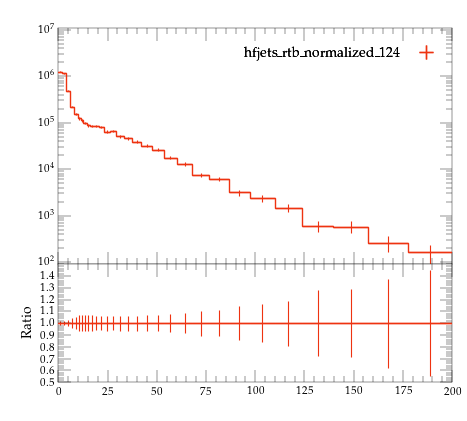

Reproduce this figure in Python.
#! /usr/bin/env python

# This Python script was auto-generated using YODA v2.0.2.
# Analysis object: /MC_HFJETS_NOTNORM/ptCHadrLead
# Timestamp: 29-07-2026 (17:28:04)

import matplotlib as mpl
import matplotlib.pyplot as plt
mpl.use('Agg') # comment out for interactive use
import os
import numpy as np

plotDir = os.path.split(os.path.realpath(__file__))[0]
if 'YODA_USER_PLOT_PATH' in globals():
    plot_outdir = globals()['YODA_USER_PLOT_PATH']
else:
    plot_outdir = plotDir

#plot style
plt.style.use(os.path.join(plotDir, '../default.mplstyle'))
# plot metadata
figW, figH = plt.rcParams['figure.figsize']
ax_xLabel = r''
ax_yLabel = r''
ax_title  = r''
ax_xScale = 'linear'
ax_yScale = 'log'
xLims = (0.0, 200.0)
yLims = (90.0, 11000000.0)

# TeX-friendly labels for the legend
labels = {
    'legend' : ([ r"hfjets\_rtb\_normalized\_124" ], r""),
}

# Adjust canvas width and height
canvasW = 10.0
canvasH = 9.0
figW *= canvasW/10.
figH *= canvasH/9.

# Create figure and axis objects
fig, (ax, ratio0_ax) = plt.subplots(2, 1, sharex=True,
                  figsize=(figW,figH), gridspec_kw={'height_ratios': (6.0, 3.0)})

# Set figure margins
plt.subplots_adjust(
    left   = 1.0 * plt.rcParams['figure.subplot.left'],
    right  = 1.0 * plt.rcParams['figure.subplot.right'],
    top    = 1.0 * plt.rcParams['figure.subplot.top'],
    bottom = 1.0 * plt.rcParams['figure.subplot.bottom'])

ratio0_ax.yaxis.set_major_locator(mpl.ticker.MultipleLocator(0.1))
ratio0_ax.set_ylim(0.5, 1.4999)
ratio0_ax.set_ylabel('Ratio')

# the numerical data is stored in a separate file
dataf = dict()
prefix = os.path.split(__file__)[0]
if prefix:    prefix = prefix + '/'
exec(open(prefix+'ptCHadrLead__data.py').read(), dataf)


legend_handles = dict() # keep track of handles for the legend

# style options for curves
# starts at zorder>=5 to draw curve on top of legend
styles = {
  'hfjets_rtb_normalized_124.yoda.gz': {
    'color' : '#EE3311',
    'linestyle' : '-',
    'linewidth' : 1,
    'marker' : 'none',
    'markersize' : 2,
    'capsize' : 0.0,
    'zorder' : 5,
    'histstyle' : 1,
    'drawstyle' : 'steps-pre',
    'xerrorbars' : 1,
    'yerrorbars' : 1,
    'fillcolor' : None,
    'fillopacity' : 1.0,
    'ratio0_linestyle' : '-',
    'ratio0_linewidth' : 1,
    'ratio0_marker' : 'none',
    'ratio0_markersize' : 2,
    'ratio0_capsize' : 0.0,
    'ratio0_zorder' : 5,
    'ratio0_histstyle' : 1,
    'ratio0_drawstyle' : 'steps-pre',
    'ratio0_xerrorbars' : 1,
    'ratio0_yerrorbars' : 1,
  },
}

# curve from input yoda files in main panel
for label, yvals in dataf['yvals'].items():
    if all(np.isnan(v) for v in dataf['yvals'][label]):
        continue
    tmp = None
    if styles[label]['histstyle']: # draw as histogram
        xpos = dataf['xedges'][label] if styles[label]['drawstyle'] else dataf['xpoints'][label]
        ypos = np.insert(yvals, 0, yvals[0]) if styles[label]['drawstyle'] else yvals
        if styles[label]['fillcolor']: # fill area below curve
            ax.fill_between(xpos, ypos, step='pre',
                            color=styles[label]['fillcolor'],
                            alpha=styles[label]['fillopacity'])
        tmp, = ax.plot(xpos, ypos,
                       color=styles[label]['color'],
                       linestyle=styles[label]['linestyle'],
                       linewidth=styles[label]['linewidth'],
                       drawstyle=styles[label]['drawstyle'], solid_joinstyle='miter',
                       zorder=styles[label]['zorder'], label=label)
    tmp = ax.errorbar(dataf['xpoints'][label], yvals,
                      xerr=np.array(dataf['xerrs'][label])*styles[label]['xerrorbars'],
                      yerr=np.array(dataf['yerrs'][label])*styles[label]['yerrorbars'],
                      fmt=styles[label]['marker'], capsize=styles[label]['capsize'],
                      markersize=styles[label]['markersize'],
                      ecolor=styles[label]['color'],
                      color=styles[label]['color'], zorder=styles[label]['zorder'])
    tmp[-1][0].set_linestyle(styles[label]['linestyle'])
    tmp[-1][0].set_linewidth(styles[label]['linewidth'])
    if label in dataf['add_legend_handle']:  legend_handles[label] = tmp
    for varLabel in dataf['variation_yvals'].keys():
        if varLabel.startswith(label):
            tmp, = ax.plot(dataf['xedges'][label], dataf['variation_yvals'][varLabel],
                           color=styles[label]['color'],
                           linestyle=styles[label]['linestyle'],
                           linewidth=styles[label]['linewidth'],
                           drawstyle='steps-pre', solid_joinstyle='miter',
                           zorder=styles[label]['zorder'], alpha=0.5)


# plots on ratio panel
# curve from input yoda files in ratio panel
for label, yvals in dataf['ratio0_yvals'].items():
    if all(np.isnan(v) for v in yvals):
        continue
    if styles[label]['ratio0_histstyle']: # plot as histogram
        xpos = dataf['xedges']['hfjets_rtb_normalized_124.yoda.gz'] if styles[label]['ratio0_drawstyle'] else dataf['xpoints']['hfjets_rtb_normalized_124.yoda.gz']
        ypos = np.insert(yvals, 0, yvals[0]) if styles[label]['ratio0_drawstyle'] else yvals
        ratio0_ax.plot(xpos, ypos,
                       color=styles[label]['color'],
                       linewidth=styles[label]['linewidth'],
                       linestyle=styles[label]['ratio0_linestyle'],
                       drawstyle=styles[label]['ratio0_drawstyle'], zorder=styles[label]['zorder'],
                       solid_joinstyle='miter')
    tmp = ratio0_ax.errorbar(dataf['xpoints']['hfjets_rtb_normalized_124.yoda.gz'], yvals,
                             xerr=np.array(dataf['ref_xerrs'])*styles[label]['ratio0_xerrorbars'],
                             yerr=np.array(dataf['ratio0_yerrs'][label])*styles[label]['ratio0_yerrorbars'],
                             fmt=styles[label]['ratio0_marker'], capsize=styles[label]['ratio0_capsize'],
                             markersize=styles[label]['ratio0_markersize'],
                             ecolor=styles[label]['color'],
                             color=styles[label]['color'])
    tmp[-1][0].set_linestyle(styles[label]['ratio0_linestyle'])
    tmp[-1][0].set_linewidth(styles[label]['ratio0_linewidth'])

    for varlabel in dataf['ratio0_variation_vals'].keys():
        if varlabel.startswith(label):
            ratio0_ax.plot(dataf['xedges']['hfjets_rtb_normalized_124.yoda.gz'],
                            dataf['ratio0_variation_vals'][varlabel],
                            color=styles[label]['color'],
                            linestyle=styles[label]['linestyle'],
                            linewidth=styles[label]['linewidth'],
                            drawstyle='steps-pre', solid_joinstyle='miter',
                            zorder=1, alpha=0.5)

legend_items = list(legend_handles.values())
ax.add_artist(ax.legend(legend_items,
                        labels['legend'][0],
                        title=labels['legend'][1],
                        alignment='right',
                        loc='upper right',
                        bbox_to_anchor=(1.0, 0.97),markerfirst=False))

# set plot metadata as defined above
ratio0_ax.set_xlabel(ax_xLabel)
ratio0_ax.xaxis.set_label_coords(1., -0.15)
ax.set_ylabel(ax_yLabel, ha='right', va='top')
ax.yaxis.set_label_coords(-0.11, 1.0)
ax.set_title(ax_title, loc='left')
ax.set_xscale(ax_xScale)
ax.set_yscale(ax_yScale)
ax.set_xlim(xLims)
ax.set_ylim(yLims)

# tick formatting
plt.rcParams['xtick.top'] = True
plt.rcParams['ytick.right'] = True
ax.yaxis.set_major_locator(mpl.ticker.LogLocator(base=10.0, numticks=np.inf))
ax.yaxis.set_minor_locator(mpl.ticker.LogLocator(
                           base=10.0, subs=np.arange(0.1, 1, 0.1), numticks=np.inf))
fig.align_ylabels((ax, ratio0_ax))
plt.savefig(os.path.join(plot_outdir, 'ptCHadrLead.pdf'), format='PDF')
plt.savefig(os.path.join(plot_outdir, 'ptCHadrLead.png'), format='PNG')

plt.close(fig)
